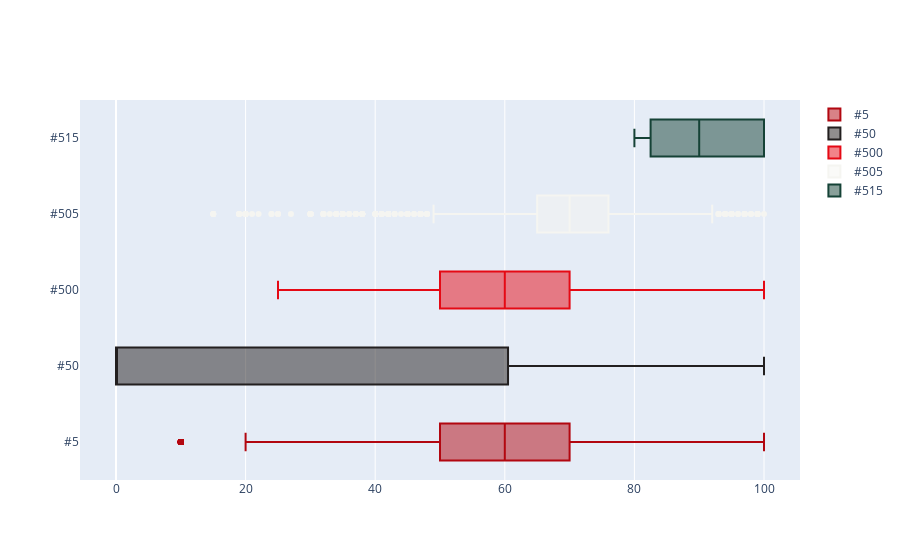

This figure's notebook cell:
### Code cell
fig = go.Figure()
fig.add_trace(go.Box(x=df[df['user']==df.user.unique()[15]]['rating'], name='#5', marker_color=colors[1]))
fig.add_trace(go.Box(x=df[df['user']==df.user.unique()[150]]['rating'], name='#50', marker_color=colors[0]))
fig.add_trace(go.Box(x=df[df['user']==df.user.unique()[500]]['rating'], name='#500', marker_color=colors[2]))
fig.add_trace(go.Box(x=df[df['user']==df.user.unique()[505]]['rating'], name='#505', marker_color=colors[3]))
fig.add_trace(go.Box(x=df[df['user']==df.user.unique()[515]]['rating'], name='#515', marker_color='#154236'))

### Figure 1 — Plotly figure (JSON) as saved in the notebook; plotly's stock layout.template omitted (floating-point values rounded to 4 significant figures; data arrays with more than 128 entries replaced by an {"elided": "..."} marker saying what was removed)
{"data": [{"marker": {"color": "#b20710"}, "name": "#5", "type": "box", "x": {"elided": "2820 int values"}}, {"marker": {"color": "#221f1f"}, "name": "#50", "type": "box", "x": {"elided": "660 int values"}}, {"marker": {"color": "#e50914"}, "name": "#500", "type": "box", "x": {"elided": "660 int values"}}, {"marker": {"color": "#f5f5f1"}, "name": "#505", "type": "box", "x": {"elided": "3540 int values"}}, {"marker": {"color": "#154236"}, "name": "#515", "type": "box", "x": [100, 100, 100, 100, 100, 100, 100, 100, 100, 100, 100, 100, 100, 100, 100, 100, 100, 100, 100, 100, 100, 100, 100, 100, 95, 90, 90, 90, 90, 90, 90, 90, 90, 90, 90, 90, 90, 90, 85, 85, 85, 85, 85, 85, 85, 80, 80, 80, 80, 80, 80, 80, 80, 80, 80, 80, 80, 80, 80, 80]}], "layout": {}}
